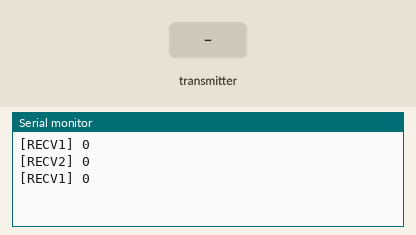
Recording of a sketch running on a simulated Arduino Mega 2560, built with avr-gcc and run on an emulated ATmega2560. Parts: the last lines printed to the serial monitor. Inputs (shaded band) come from the test bench. No radio packets arrive unless stated.

Above: at 2.0 s.
2.1 s: the transmitter starts sending rec = 256
At 3.2 s:
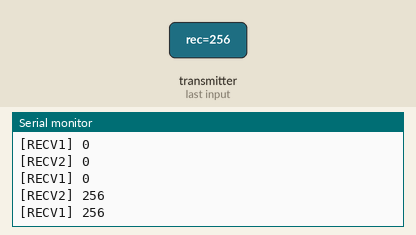
3.6 s: the transmitter starts sending rec = 512
At 4.9 s:
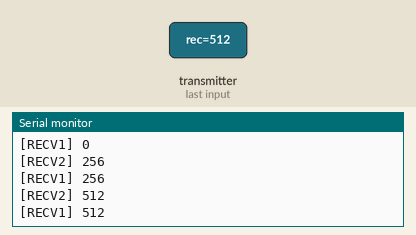
Timing chart, 0 to 6.6 s (numbered marks = the images above; inputs shaded):
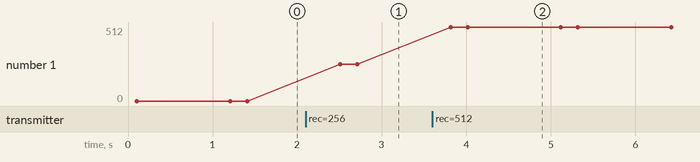

Measured:
- after the input at 2.1 s, the serial monitor: prints a new line after 0.41 s (image 1)
- after the input at 3.6 s, the serial monitor: prints a new line after 0.22 s (image 2)
- plotted number 1: 0 → 256 after the input at 2.1 s, 256 → 512 after the input at 3.6 s

The sketch:

master_String_final.ino
```cpp
#include <SPI.h>
#include <RF24.h>

const uint64_t slave1 = 11; // địa chỉ phát
const uint64_t slave2 = 12; // địa chỉ phát
RF24 radio(2, 15); //thay 10 thành 53 với mega
unsigned int rec;
unsigned int buf[] = {};
long now = 0;
byte i, j;
byte set_hum = 12;
byte pre_hum = 1;


char strSetHum1 [] = "112380";
char strSetHum2 [] = "123050";

//String strSetHum  = "Hello Slave";

unsigned int recieve(uint64_t slaveAddr)
{ radio.openReadingPipe(1, slaveAddr);
  radio.startListening();
  if (radio.available())
  {
    radio.read(&rec, sizeof(rec));
    //Serial.println(rec);
  }
  return rec;
}

void sent(const uint64_t pipe, char *strSend, size_t ptrLen)
{
  if (millis() - now > 100) {
    radio.stopListening();
    now = millis();
    radio.openWritingPipe(pipe);
    radio.write(strSend, (ptrLen));
  }
//  radio.openReadingPipe(1, pipe);
//  radio.startListening();
//  return 0 ;
}


void setup() {
  Serial.begin(9600);
  radio.begin();
  radio.setAutoAck(1);
  radio.setRetries(1, 1);
  radio.setDataRate(RF24_1MBPS); // data speed
  radio.setPALevel(RF24_PA_LOW);
  //radio.setPALevel(RF24_PA_MAX);
  radio.setChannel(10); // set channel

}

void loop() {
  sent(slave1, strSetHum1, sizeof(strSetHum1));
//  Serial.print("[SENT] ");     //Serial.println(strSetHum);
//  Serial.print("[SIZE] ");     Serial.println(sizeof(strSetHum1));
  delay(100);
  Serial.print("[RECV1] ");
  Serial.println(recieve(slave1));
  Serial.println("");

  delay(100);
  sent(slave2, strSetHum2, sizeof(strSetHum2));
  delay(1000);
  //while (!radio.available());
   Serial.print("[RECV2] ");
   Serial.println(recieve(slave2));
   delay(100);
   Serial.println("");

//    sent(slave1, strSetHum1, sizeof(strSetHum1));
//    delay(500);
//    sent(slave2, strSetHum2, sizeof(strSetHum2));
//    delay(500);
//    for(i=0;i<2;i++){
//      buf[i] = recieve(slave1);
//      delay(50);
//      if(buf[i] == buf[i-1])
//      { delay(50);
//        buf[i] = recieve(slave2);
//        Serial.print("[RECV2] ");
//        Serial.println(buf[i]);
//        }
//     delay(50);
//     Serial.print("[RECV1] ");
//     Serial.println(buf[i]);
//    }
//

}
```
